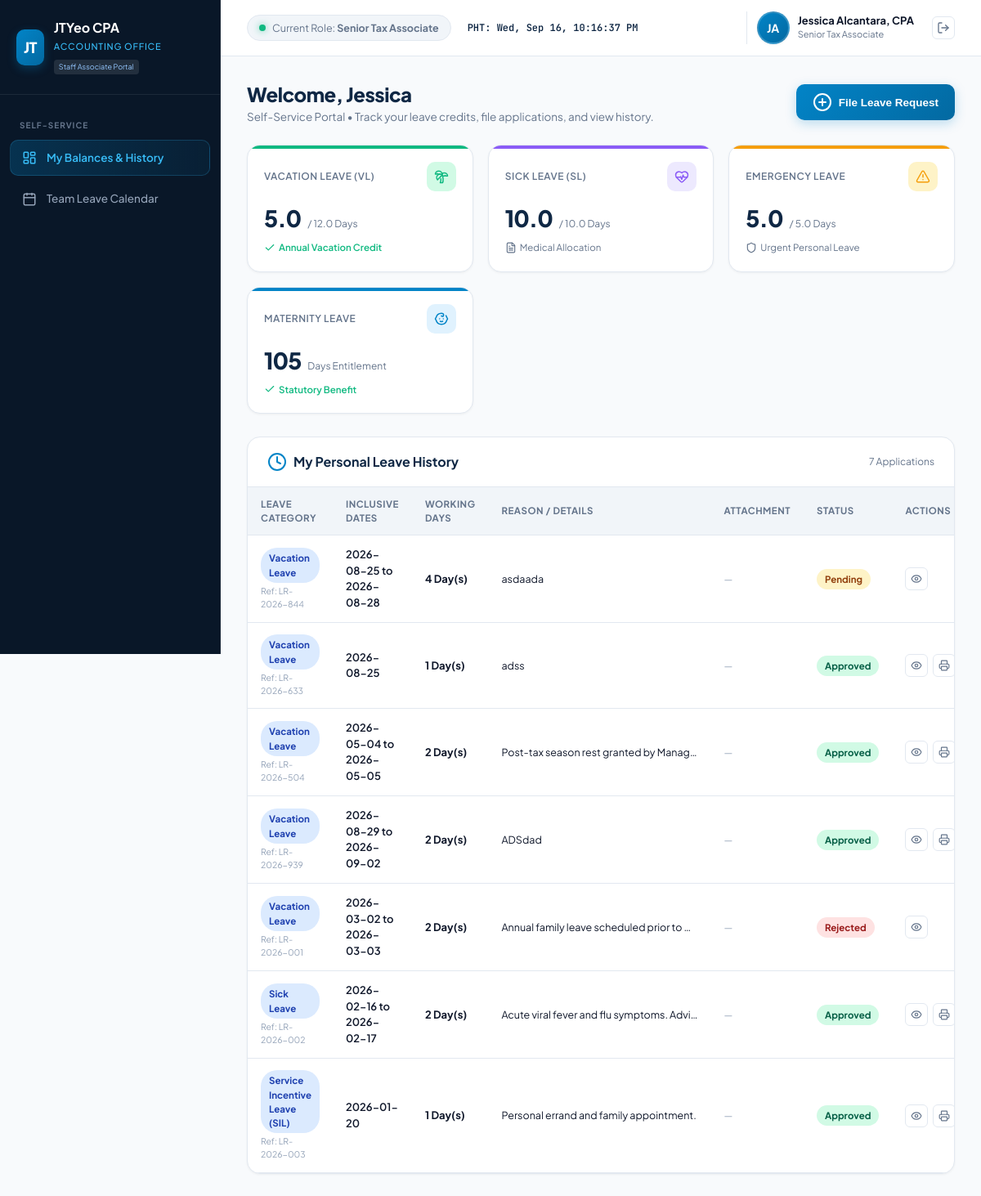
The page /staff_dashboard.php (signed in) on the database its author committed.
### tables this page shows
CREATE TABLE leave_balances (
            id INTEGER PRIMARY KEY AUTOINCREMENT,
            user_id INTEGER NOT NULL,
            sil_balance REAL DEFAULT 5.0, -- DOLE 5-day Service Incentive Leave
            vl_balance REAL DEFAULT 12.0, -- Vacation Leave
            sl_balance REAL DEFAULT 10.0, -- Sick Leave
            solo_parent_balance REAL DEFAULT 7.0,
            updated_at DATETIME DEFAULT CURRENT_TIMESTAMP, emergency_balance REAL DEFAULT 5.0, bereavement_balance REAL DEFAULT 3.0, maternity_balance REAL DEFAULT 105.0, paternity_balance REAL DEFAULT 7.0, special_women_balance REAL DEFAULT 60.0,
            FOREIGN KEY (user_id) REFERENCES users(id) ON DELETE CASCADE
        );

CREATE TABLE leave_requests (
            id INTEGER PRIMARY KEY AUTOINCREMENT,
            ref_no TEXT UNIQUE NOT NULL,
            user_id INTEGER NOT NULL,
            leave_type TEXT NOT NULL, -- 'SIL', 'VL', 'SL', 'SoloParent', 'MagnaCarta', 'VAWC', 'Emergency'
            leave_type_label TEXT NOT NULL,
            start_date DATE NOT NULL,
            end_date DATE NOT NULL,
            days_count REAL NOT NULL,
            duration_mode TEXT DEFAULT 'full',
            reason TEXT NOT NULL,
            attachment_path TEXT,
            status TEXT DEFAULT 'Pending', -- 'Pending', 'Approved', 'Rejected'
            approver_name TEXT,
            rejection_reason TEXT,
            created_at DATETIME DEFAULT CURRENT_TIMESTAMP,
            decided_at DATETIME,
            FOREIGN KEY (user_id) REFERENCES users(id) ON DELETE CASCADE
        );

### auth.php (called while the page is built, shortened)
<?php
require_once __DIR__ . '/config/db.php';
function getCurrentUser() {
    global $pdo;
    $stmt = $pdo->prepare("
        SELECT u.*, b.vl_balance, b.sl_balance, b.emergency_balance, b.bereavement_balance,
               b.solo_parent_balance, b.maternity_balance, b.paternity_balance, b.special_women_balance
        FROM users u
        LEFT JOIN leave_balances b ON u.id = b.user_id
        WHERE u.id = ?
    ");
    $stmt->execute([$_SESSION['user_id']]);
    $user = $stmt->fetch();
    return $user;
}

### staff_dashboard.php (the view, shortened to what this page needs)
<?php
require_once __DIR__ . '/auth.php';
$user = getCurrentUser();
$userGender = $user['gender'] ?? 'Female';
$stmt = $pdo->prepare("SELECT * FROM leave_balances WHERE user_id = ?");
$stmt->execute([$user['id']]);
$balances = $stmt->fetch() ?: [];
$vlBalance = (float)($balances['vl_balance'] ?? 12.0);
$slBalance = (float)($balances['sl_balance'] ?? 10.0);
$emBalance = (float)($balances['emergency_balance'] ?? 5.0);
$matBalance = (float)($balances['maternity_balance'] ?? 105.0);
$leaveReqStmt = $pdo->prepare("
    SELECT r.*, u.name as employee_name, u.title, u.avatar_path, u.avatar_initials
    FROM leave_requests r
    JOIN users u ON r.user_id = u.id
    WHERE r.user_id = ?
    ORDER BY r.created_at DESC
");
$leaveReqStmt->execute([$user['id']]);
$leaveRequests = $leaveReqStmt->fetchAll();
?>
<!DOCTYPE html>
<html lang="en">
<head>
  <link rel="stylesheet" href="style.css">
  <link href="https://cdn.jsdelivr.net/npm/fullcalendar@5.11.3/main.min.css" rel="stylesheet">
</head>
<body>
  <div class="app-container">
    <aside class="sidebar no-print">
      <div class="brand-section">
        <div class="brand-logo">JT</div>
        <div class="brand-info">
          <h2>JTYeo CPA</h2>
          <span>Accounting Office</span>
          <div class="firm-badge">Staff Associate Portal</div>
        </div>
      </div>
      <nav class="sidebar-nav">
        <div class="nav-category">Self-Service</div>
        <a class="nav-item active" data-tab="my-portal" onclick="switchTab('my-portal')">
          <i data-lucide="layout-dashboard"></i>
          <span>My Balances &amp; History</span>
        </a>
        <a class="nav-item" data-tab="calendar" onclick="switchTab('calendar'); initCalendar();">
          <i data-lucide="calendar"></i>
          <span>Team Leave Calendar</span>
        </a>
      </nav>
    </aside>
    <main class="main-wrapper">
      <header class="top-header no-print">
        <div class="header-left">
          <div class="firm-status">
            <span class="status-dot"></span>
            <span>Current Role: <strong><?= htmlspecialchars($user['title']) ?></strong></span>
          </div>
          <div class="ph-time" id="liveClock">PHT: Loading...</div>
        </div>
        <div class="header-right">
          <div class="user-profile" onclick="openModal('profileModal')" style="cursor:pointer;" title="Click to view/edit profile and change password">
            <div class="avatar">
              <?php if (!empty($user['avatar_path'])): ?>
                <img src="<?= htmlspecialchars($user['avatar_path']) ?>" alt="Avatar">
              <?php else: ?>
                <?= htmlspecialchars($user['avatar_initials']) ?>
              <?php endif; ?>
            </div>
            <div class="profile-meta">
              <div class="user-name"><?= htmlspecialchars($user['name']) ?></div>
              <div class="user-role"><?= htmlspecialchars($user['title']) ?></div>
            </div>
          </div>
          <a href="logout.php" class="btn-icon" title="Sign Out" style="margin-left: 6px; color: var(--text-muted);">
            <i data-lucide="log-out" style="width: 16px; height: 16px;"></i>
          </a>
        </div>
      </header>
      <div class="content-area">
        <div id="tab-my-portal" class="tab-pane">
          <div class="page-header">
            <div class="page-title">
              <h1>Welcome, <?= htmlspecialchars(explode(' ', $user['name'])[0]) ?></h1>
              <p>Self-Service Portal &bull; Track your leave credits, file applications, and view history.</p>
            </div>
            <div class="header-actions">
              <button class="btn-primary" onclick="openModal('applyModal')">
                <i data-lucide="plus-circle"></i>
                <span>File Leave Request</span>
              </button>
            </div>
          </div>
          <div class="kpi-grid">
            <div class="kpi-card green">
              <div class="kpi-header">
                <span class="kpi-label">Vacation Leave (VL)</span>
                <div class="kpi-icon"><i data-lucide="palmtree"></i></div>
              </div>
              <div class="kpi-value-row">
                <span class="kpi-value"><?= number_format($vlBalance, 1) ?></span>
                <span class="kpi-sub">/ 12.0 Days</span>
              </div>
              <div class="kpi-footer positive">
                <i data-lucide="check" style="width:14px;height:14px;"></i>
                <span>Annual Vacation Credit</span>
              </div>
            </div>
            <div class="kpi-card purple">
              <div class="kpi-header">
                <span class="kpi-label">Sick Leave (SL)</span>
                <div class="kpi-icon"><i data-lucide="heart-pulse"></i></div>
              </div>
              <div class="kpi-value-row">
                <span class="kpi-value"><?= number_format($slBalance, 1) ?></span>
                <span class="kpi-sub">/ 10.0 Days</span>
              </div>
              <div class="kpi-footer neutral">
                <i data-lucide="file-text" style="width:14px;height:14px;"></i>
                <span>Medical Allocation</span>
              </div>
            </div>
            <div class="kpi-card amber">
              <div class="kpi-header">
                <span class="kpi-label">Emergency Leave</span>
                <div class="kpi-icon"><i data-lucide="alert-triangle"></i></div>
              </div>
              <div class="kpi-value-row">
                <span class="kpi-value"><?= number_format($emBalance, 1) ?></span>
                <span class="kpi-sub">/ 5.0 Days</span>
              </div>
              <div class="kpi-footer neutral">
                <i data-lucide="shield" style="width:14px;height:14px;"></i>
                <span>Urgent Personal Leave</span>
              </div>
            </div>
            <?php if ($userGender === 'Female'): ?>
              <div class="kpi-card blue">
                <div class="kpi-header">
                  <span class="kpi-label">Maternity Leave</span>
                  <div class="kpi-icon"><i data-lucide="baby"></i></div>
                </div>
                <div class="kpi-value-row">
                  <span class="kpi-value"><?= number_format($matBalance, 0) ?></span>
                  <span class="kpi-sub">Days Entitlement</span>
                </div>
                <div class="kpi-footer positive">
                  <i data-lucide="check" style="width:14px;height:14px;"></i>
                  <span>Statutory Benefit</span>
                </div>
              </div>
            <?php endif; ?>
          </div>
          <div class="dashboard-card">
            <div class="card-head">
              <h3><i data-lucide="clock" style="color:var(--accent);"></i> My Personal Leave History</h3>
              <span style="font-size:12px; color:var(--text-muted);"><?= count($leaveRequests) ?> Applications</span>
            </div>
            <div class="table-responsive">
              <table class="custom-table">
                <thead>
                  <tr>
                    <th>Leave Category</th>
                    <th>Inclusive Dates</th>
                    <th>Working Days</th>
                    <th>Reason / Details</th>
                    <th>Attachment</th>
                    <th>Status</th>
                    <th>Actions</th>
                  </tr>
                </thead>
                <tbody>
                  <?php if (empty($leaveRequests)): ?>
                    <tr>
                      <td colspan="7" style="text-align:center; padding:36px; color:var(--text-muted);">
                        <i data-lucide="calendar" style="width:28px;height:28px;margin:0 auto 8px;display:block;opacity:0.4;"></i>
                        No leave applications filed yet. Click <strong>"File Leave Request"</strong> to submit an application.
                      </td>
                    </tr>
                  <?php else: ?>
                    <?php foreach ($leaveRequests as $req): ?>
                      <tr>
                        <td>
                          <span class="badge badge-vl"><?= htmlspecialchars($req['leave_type_label']) ?></span>
                          <div style="font-size:10.5px; color:var(--text-light); margin-top:2px;">Ref: <?= $req['ref_no'] ?></div>
                        </td>
                        <td>
                          <div style="font-weight:600;"><?= $req['start_date'] ?> <?= $req['start_date'] !== $req['end_date'] ? 'to ' . $req['end_date'] : '' ?></div>
                        </td>
                        <td><strong><?= $req['days_count'] ?> Day(s)</strong></td>
                        <td>
                          <div style="font-size:12.5px; max-width:240px; white-space:nowrap; overflow:hidden; text-overflow:ellipsis;" title="<?= htmlspecialchars($req['reason']) ?>">
                            <?= htmlspecialchars($req['reason']) ?>
                          </div>
                        </td>
                        <td>
                          <?php if (!empty($req['attachment_path'])): ?>
                            <a href="<?= htmlspecialchars($req['attachment_path']) ?>" target="_blank" class="btn-icon" title="View Uploaded Document" style="color:var(--accent);">
                              <i data-lucide="paperclip" style="width:14px;height:14px;"></i>
                            </a>
                          <?php else: ?>
                            <span style="color:var(--text-light); font-size:12px;">—</span>
                          <?php endif; ?>
                        </td>
                        <td>
                          <?php
                            $statusBadge = 'badge-pending';
                            if ($req['status'] === 'Approved') $statusBadge = 'badge-approved';
                            if ($req['status'] === 'Rejected') $statusBadge = 'badge-rejected';
                          ?>
                          <span class="badge <?= $statusBadge ?>"><?= $req['status'] ?></span>
                        </td>
                        <td>
                          <div style="display:flex; gap:6px;">
                            <button class="btn-icon" title="View Full Details" onclick="viewDetailsModal('<?= $req['ref_no'] ?>', '<?= addslashes($req['employee_name']) ?>', '<?= addslashes($req['title']) ?>', '<?= addslashes($req['leave_type_label']) ?>', '<?= $req['days_count'] ?>', '<?= $req['start_date'] ?>', '<?= $req['end_date'] ?>', '<?= addslashes($req['reason']) ?>', '<?= $req['status'] ?>', '<?= addslashes($req['approver_name'] ?? 'Pending') ?>', '<?= addslashes($req['rejection_reason'] ?? '') ?>', '<?= addslashes($req['attachment_path'] ?? '') ?>')">
                              <i data-lucide="eye" style="width:14px;height:14px;"></i>
                            </button>
                            <?php if ($req['status'] === 'Approved'): ?>
                              <button class="btn-icon" title="Print Official Leave Slip" onclick="printOfficialSlip('<?= $req['ref_no'] ?>', '<?= addslashes($req['employee_name']) ?>', '<?= addslashes($req['title']) ?>', '<?= addslashes($req['leave_type_label']) ?>', '<?= $req['days_count'] ?>', '<?= $req['start_date'] ?>', '<?= $req['end_date'] ?>', '<?= addslashes($req['reason']) ?>', '<?= addslashes($req['approver_name'] ?? 'Atty. Jonathan Yeo, CPA') ?>')">
                                <i data-lucide="printer" style="width:14px;height:14px;"></i>
                              </button>
                            <?php endif; ?>
                          </div>
                        </td>
                      </tr>
                    <?php endforeach; ?>
                  <?php endif; ?>
                </tbody>
              </table>
            </div>
          </div>
        </div>
      </div>
    </main>
  </div>
</body>
</html>

### rows shown on the page
leave_balances: vl_balance "5.0", sl_balance "10.0", emergency_balance "5.0", maternity_balance "105"
leave_requests: leave_type_label "Vacation Leave", ref_no "LR-2026-844", start_date "2026-08-25", end_date "2026-08-28", days_count "4", reason "asdaada", status "Pending"
leave_requests: leave_type_label "Vacation Leave", ref_no "LR-2026-633", start_date "2026-08-25", days_count "1", reason "adss", status "Approved"
leave_requests: leave_type_label "Vacation Leave", ref_no "LR-2026-504", start_date "2026-05-04", end_date "2026-05-05", days_count "2", reason "Post-tax season rest granted by Manag…", status "Approved"
leave_requests: leave_type_label "Vacation Leave", ref_no "LR-2026-939", start_date "2026-08-29", end_date "2026-09-02", days_count "2", reason "ADSdad", status "Approved"
leave_requests: leave_type_label "Vacation Leave", ref_no "LR-2026-001", start_date "2026-03-02", end_date "2026-03-03", days_count "2", reason "Annual family leave scheduled prior to…", status "Rejected"
leave_requests: leave_type_label "Sick Leave", ref_no "LR-2026-002", start_date "2026-02-16", end_date "2026-02-17", days_count "2", reason "Acute viral fever and flu symptoms. Advi…", status "Approved"
leave_requests: leave_type_label "Service Incentive Leave (SIL)", ref_no "LR-2026-003", start_date "2026-01-20", days_count "1", reason "Personal errand and family appointment.", status "Approved"

### other values the page prints
$user['title'] "Senior Tax Associate"
$user['avatar_initials'] "JA"
$user['name'] "Jessica Alcantara, CPA"
explode(' ', $user['name'])[0] "Jessica"
count($leaveRequests) "7"
